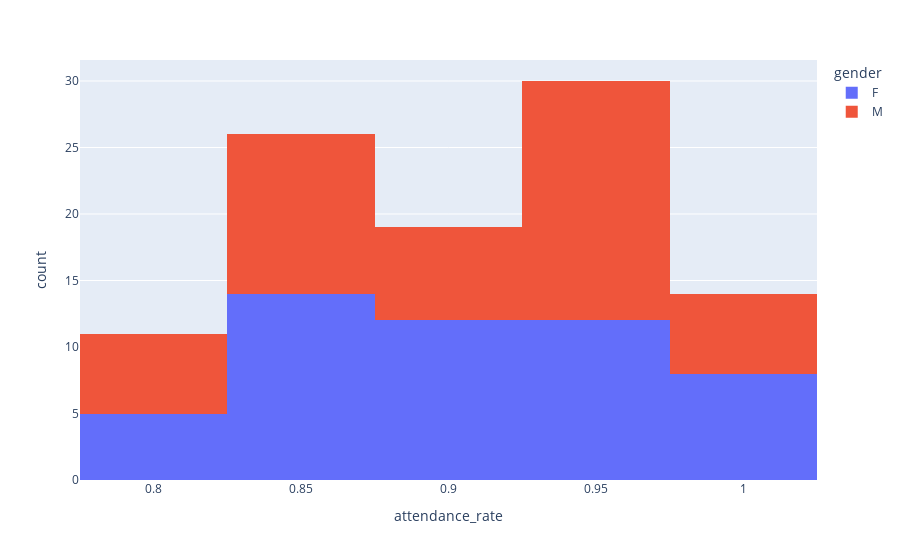

The notebook cell saved with this chart:
### Code cell
fig = px.histogram(students_marks,x='attendance_rate',color='gender',nbins=5)
fig.show()

### Figure 1 — Plotly figure (JSON) as saved in the notebook; plotly's stock layout.template omitted (floating-point values rounded to 4 significant figures)
{"data": [{"bingroup": "x", "hovertemplate": "gender=F<br>attendance_rate=%{x}<br>count=%{y}<extra></extra>", "legendgroup": "F", "marker": {"color": "#636efa", "pattern": {"shape": ""}}, "name": "F", "nbinsx": 5, "orientation": "v", "showlegend": true, "type": "histogram", "x": [0.89, 0.83, 0.92, 0.94, 0.97, 0.97, 0.8, 0.92, 0.94, 0.99, 0.87, 0.99, 0.95, 0.98, 0.89, 0.85, 0.88, 0.82, 0.85, 0.92, 0.83, 0.87, 1.0, 0.88, 0.87, 0.99, 0.98, 0.97, 0.93, 0.91, 0.83, 0.92, 0.94, 0.91, 0.84, 0.99, 0.91, 0.96, 0.92, 0.86, 0.85, 0.95, 0.86, 0.96, 0.83, 0.86, 0.81, 0.82, 0.82, 0.94, 0.98], "xaxis": "x", "yaxis": "y"}, {"bingroup": "x", "hovertemplate": "gender=M<br>attendance_rate=%{x}<br>count=%{y}<extra></extra>", "legendgroup": "M", "marker": {"color": "#EF553B", "pattern": {"shape": ""}}, "name": "M", "nbinsx": 5, "orientation": "v", "showlegend": true, "type": "histogram", "x": [0.98, 0.8, 0.95, 0.84, 0.93, 0.84, 0.96, 0.95, 0.92, 0.81, 0.9, 1.0, 0.97, 0.86, 0.99, 0.95, 1.0, 0.96, 0.96, 0.97, 0.83, 0.83, 0.88, 0.84, 0.98, 0.91, 0.99, 0.87, 0.97, 0.97, 0.87, 0.8, 0.88, 0.97, 0.92, 0.85, 0.95, 0.81, 0.82, 0.93, 0.94, 0.94, 0.82, 0.83, 0.84, 0.91, 0.83, 0.97, 0.95], "xaxis": "x", "yaxis": "y"}], "layout": {"barmode": "relative", "legend": {"title": {"text": "gender"}, "tracegroupgap": 0}, "margin": {"t": 60}, "xaxis": {"anchor": "y", "domain": [0, 1], "title": {"text": "attendance_rate"}}, "yaxis": {"anchor": "x", "domain": [0, 1], "title": {"text": "count"}}}}
